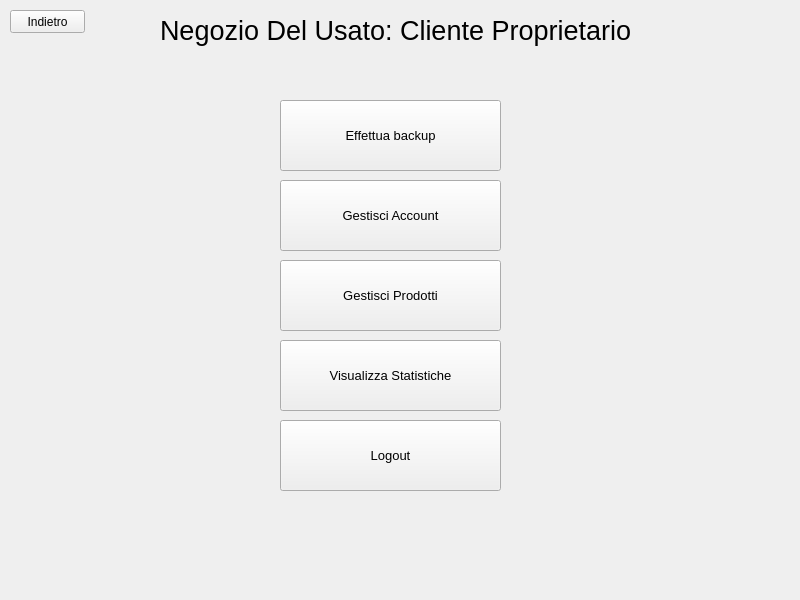
<?xml version="1.0" encoding="UTF-8"?>
<ui version="4.0">
 <class>LoginWindow</class>
 <widget class="QMainWindow" name="LoginWindow">
  <property name="geometry">
   <rect>
    <x>0</x>
    <y>0</y>
    <width>800</width>
    <height>600</height>
   </rect>
  </property>
  <property name="windowTitle">
   <string>MainWindow</string>
  </property>
  <widget class="QWidget" name="loginWidget">
   <widget class="QPushButton" name="indietro">
    <property name="geometry">
     <rect>
      <x>10</x>
      <y>10</y>
      <width>75</width>
      <height>23</height>
     </rect>
    </property>
    <property name="text">
     <string>Indietro</string>
    </property>
   </widget>
   <widget class="QLabel" name="label">
    <property name="geometry">
     <rect>
      <x>160</x>
      <y>10</y>
      <width>491</width>
      <height>41</height>
     </rect>
    </property>
    <property name="font">
     <font>
      <pointsize>20</pointsize>
     </font>
    </property>
    <property name="text">
     <string>Negozio Del Usato: Cliente Proprietario</string>
    </property>
   </widget>
   <widget class="QPushButton" name="effettuaBackup">
    <property name="geometry">
     <rect>
      <x>280</x>
      <y>100</y>
      <width>221</width>
      <height>71</height>
     </rect>
    </property>
    <property name="font">
     <font>
      <pointsize>10</pointsize>
     </font>
    </property>
    <property name="text">
     <string>Effettua backup</string>
    </property>
   </widget>
   <widget class="QPushButton" name="gestisciAccount">
    <property name="geometry">
     <rect>
      <x>280</x>
      <y>180</y>
      <width>221</width>
      <height>71</height>
     </rect>
    </property>
    <property name="font">
     <font>
      <pointsize>10</pointsize>
     </font>
    </property>
    <property name="text">
     <string>Gestisci Account</string>
    </property>
   </widget>
   <widget class="QPushButton" name="logout">
    <property name="geometry">
     <rect>
      <x>280</x>
      <y>420</y>
      <width>221</width>
      <height>71</height>
     </rect>
    </property>
    <property name="font">
     <font>
      <pointsize>10</pointsize>
     </font>
    </property>
    <property name="text">
     <string>Logout</string>
    </property>
   </widget>
   <widget class="QPushButton" name="gestisciProdotti">
    <property name="geometry">
     <rect>
      <x>280</x>
      <y>260</y>
      <width>221</width>
      <height>71</height>
     </rect>
    </property>
    <property name="font">
     <font>
      <pointsize>10</pointsize>
     </font>
    </property>
    <property name="text">
     <string>Gestisci Prodotti</string>
    </property>
   </widget>
   <widget class="QPushButton" name="visualizzaStatistiche">
    <property name="geometry">
     <rect>
      <x>280</x>
      <y>340</y>
      <width>221</width>
      <height>71</height>
     </rect>
    </property>
    <property name="font">
     <font>
      <pointsize>10</pointsize>
     </font>
    </property>
    <property name="text">
     <string>Visualizza Statistiche</string>
    </property>
   </widget>
  </widget>
 </widget>
 <resources/>
 <connections/>
</ui>
